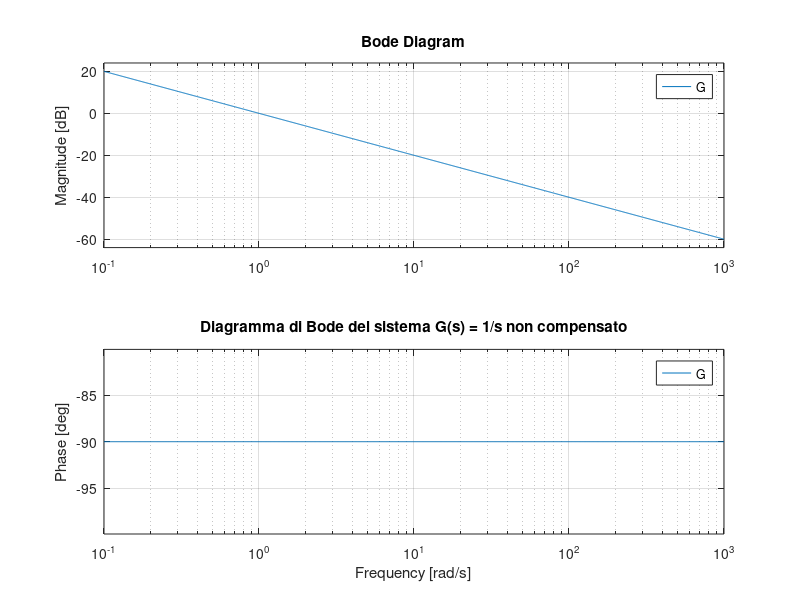
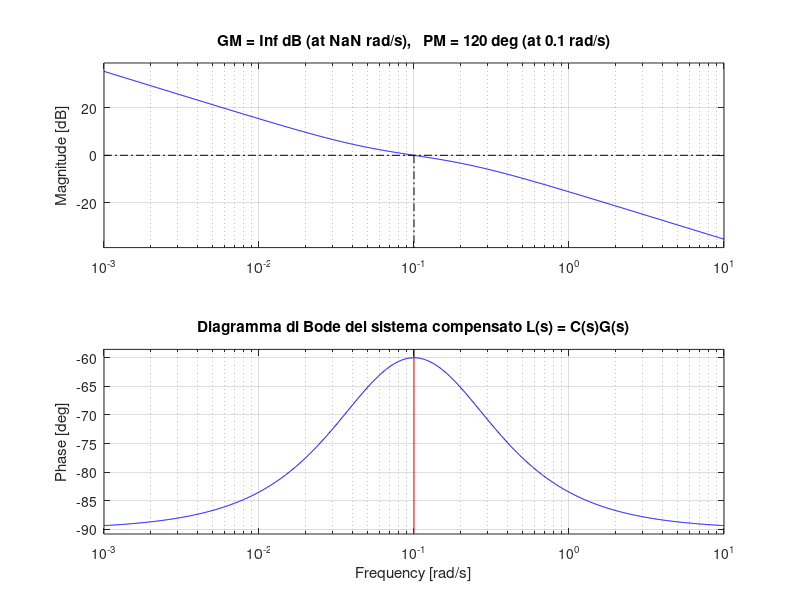
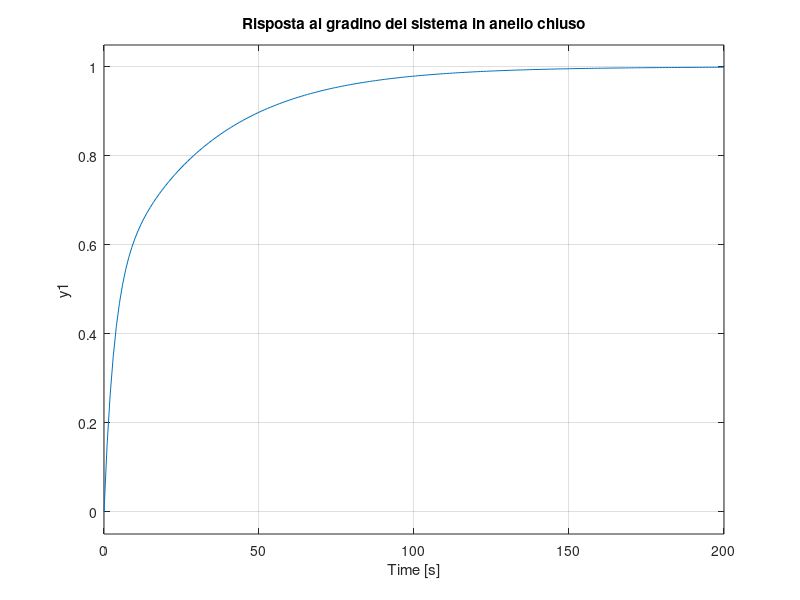
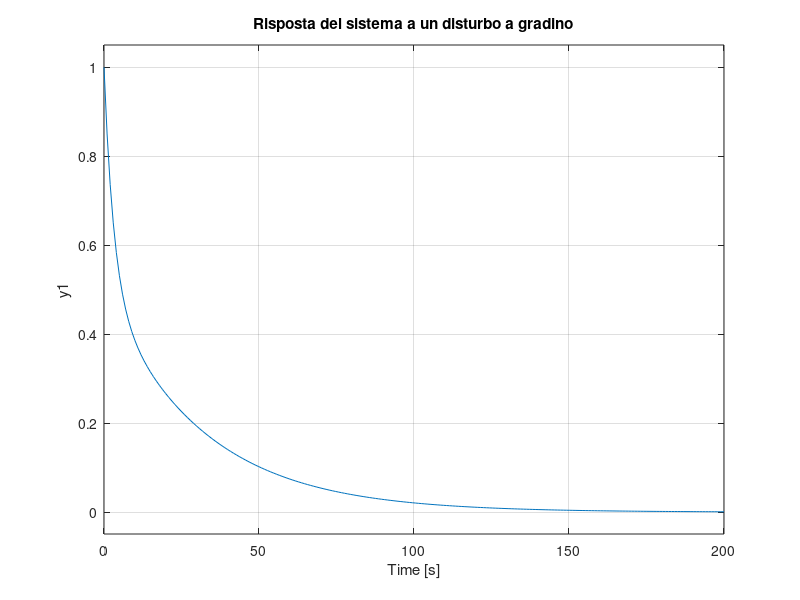

Here is the MATLAB script that generated these plots, in order:
% Codice MATLAB per il tuning di un controllore PID per G(s) = 1/s con il criterio di Bode

% Definizione dei parametri di progetto
w_c = 0.1;          % Frequenza di attraversamento desiderata (rad/s)
PM_desired = 60;   % Margine di fase desiderato (gradi)

% 1. Definire il sistema integratore
s = tf('s');
G = 1/s;

% 2. Analisi del sistema in anello aperto non compensato
figure(1);
bode(G);
grid on;
title('Diagramma di Bode del sistema G(s) = 1/s non compensato');

% 3. Progettazione del controllore utilizzando il criterio di Bode
% Per un integratore, la fase è sempre -90°
% Per ottenere un margine di fase di 60°, abbiamo bisogno di una fase totale di -120°
% Quindi il controllore deve contribuire con +30° di fase alla frequenza di attraversamento

% 3.1 Progettazione di un compensatore a ritardo di fase (lead compensator)
alpha = 3;  % Il rapporto tra zero e polo (alpha > 1 per lead compensator)

% Calcolo di T in modo che il massimo contributo di fase avvenga alla frequenza di attraversamento
T = 1/(w_c * sqrt(alpha));

% Calcolo del guadagno K per avere |C(jw_c)G(jw_c)| = 1
mag_lead_at_wc = abs((1 + 1i*w_c*alpha*T)/(1 + 1i*w_c*T));
K = 1/(mag_lead_at_wc * (1/w_c));

% 3.2 Definizione del controllore lead come PID filtrato
C_lead = K * (1 + alpha*T*s)/(1 + T*s);

% 3.3 Conversione al formato PID standard (con filtro sulla parte derivativa)
[num, den] = tfdata(C_lead, 'v');
K_p = num(2)/den(2);
K_d = (num(1)/den(2)) - (K_p*den(1)/den(2));
T_f = den(1)/den(2);  % Costante di tempo del filtro

C_pid = K_p + K_d*s/(1 + T_f*s);

% 4. Analisi del sistema in anello aperto compensato
L = C_pid * G;  % Funzione di trasferimento d'anello

figure(2);
margin(L);
grid on;
title('Diagramma di Bode del sistema compensato L(s) = C(s)G(s)');

% 5. Verifica dei parametri ottenuti
[Gm, Pm, Wcg, Wcp] = margin(L);
fprintf('Parametri del controllore PID:\n');
fprintf('K_p = %.4f\n', K_p);
fprintf('K_i = 0 (sistema già con integratore)\n');
fprintf('K_d = %.4f\n', K_d);
fprintf('T_f = %.4f (costante di tempo del filtro)\n\n', T_f);

fprintf('Performance del sistema in anello chiuso:\n');
fprintf('Frequenza di attraversamento: %.4f rad/s\n', Wcp);
fprintf('Margine di fase: %.2f gradi\n', Pm);

% 6. Risposta al gradino del sistema in anello chiuso
T_cl = feedback(L, 1);  % Sistema in anello chiuso

figure(3);
step(T_cl);
grid on;
title('Risposta al gradino del sistema in anello chiuso');

% 7. Risposta al disturbo
% Simuliamo l'effetto di un disturbo di carico all'uscita
S = 1/(1 + L);  % Funzione di sensitività (risposta ai disturbi)

figure(4);
step(S);
grid on;
title('Risposta del sistema a un disturbo a gradino');

% 8. Conversione alla forma PID standard per l'implementazione
fprintf('\nForma standard del controllore PID per implementazione:\n');
fprintf('C(s) = %.4f * (1 + %.4f*s/(1 + %.4f*s))\n', K_p, K_d/K_p, T_f);
fprintf('oppure\n');
fprintf('C(s) = %.4f + %.4f*s/(1 + %.4f*s)\n', K_p, K_d, T_f);

% 9. Confronto con altri controllori (opzionale)
% PID senza filtro
C_pid_no_filter = K_p + K_d*s;
L_no_filter = C_pid_no_filter * G;

% Solo controllore proporzionale
C_p = K_p;
L_p = C_p * G;

figure(5);
bode(L, 'b', L_no_filter, 'r', L_p, 'g');
grid on;
legend('PID filtrato', 'PID senza filtro', 'Solo P');
title('Confronto tra diverse strategie di controllo');